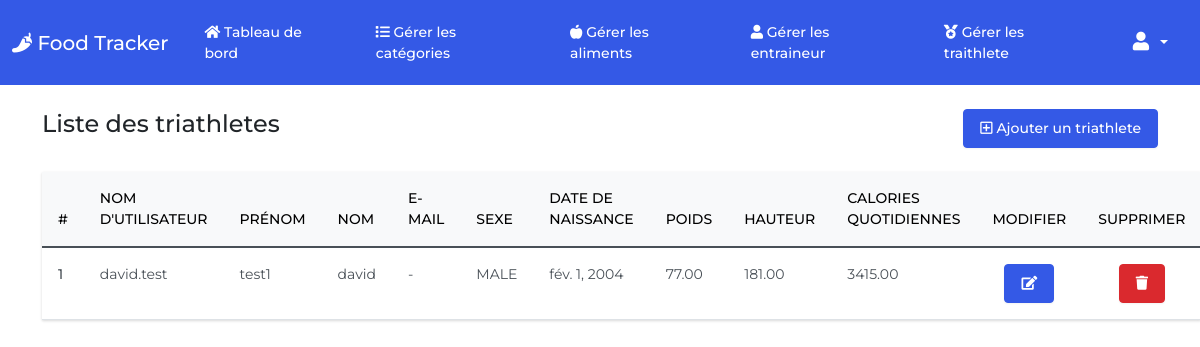
/triathletes (signed in), run on the app's committed database.
### foodtracker/models.py (models this page shows, shortened)
class Triathlete(models.Model):
    class PhysicalActivityLevel(models.TextChoices):
        TWELVE_15H_WEEK = ('TWELVE_15H_WEEK', "12h à 15h d'exercice par semaine")
        MORE_20H_WEEK = ('MORE_20H_WEEK', ">20h d'exercice par semaine")
    user = models.OneToOneField(User, on_delete=models.CASCADE, related_name='profile_triathlete')
    gender = models.CharField(max_length=10, choices=GenderOptions.choices, null=True)
    date_of_birth = models.DateField(null=True)
    age = models.IntegerField(null=True)
    address = models.TextField(null=True)
    phone_number = models.CharField(max_length=20, null=True)
    weight = models.DecimalField(max_digits=8, decimal_places=2, null=True)
    height = models.DecimalField(max_digits=8, decimal_places=2, null=True)
    complete_profile_setup = models.BooleanField(default=False)
    masse_masculaire = models.DecimalField(max_digits=8, decimal_places=2, null=True)
    imc = models.DecimalField(max_digits=8, decimal_places=2, null=True)
    mass_grasse = models.DecimalField(max_digits=8, decimal_places=2, null=True)
    niveau_activite = models.CharField(max_length=15, choices=PhysicalActivityLevel.choices)
    metabolisme_de_base = models.DecimalField(max_digits=8, decimal_places=2, null=True)
    depense_energetique_journaliere = models.DecimalField(max_digits=8, decimal_places=2, null=True)
    daily_water_consumption = models.DecimalField(max_digits=8, decimal_places=2, null=True)
    class Meta:
        db_table = 'triathletes'

class User(AbstractUser):
    class UserRoles(models.TextChoices):
        ADMIN = ('ADMIN', 'Admin')
        ENTRAINEUR = ('ENTRAINEUR', 'Entraineur')
        TRIATHLETE = ('TRIATHLETE', 'Triathlete')
    email = models.EmailField('email address', null=True)
    role = models.CharField(max_length=15, choices=UserRoles.choices)
    REQUIRED_FIELDS = []
    class Meta:
        db_table = 'users'

### foodtracker/views.py (the view)
# urls.py: path('triathletes', views.manage_athletes, name='triathletes'),
@login_required
def manage_athletes(request):
    triathlete = Triathlete.objects.all()
    return render(request, 'manage_athletes.html', {'triathlete': triathlete})

### templates/manage_athletes.html (shortened to what this page needs)
{% extends 'base.html' %}
{% block body %}
<div class="mt-4 mb-4 d-flex align-items-center justify-content-between">
    <h4>Liste des triathletes</h4>
    <a href="{% url 'athlete_add' %}" class="btn btn-primary"><i class='far fa-plus-square'></i> Ajouter un
        triathlete</a>
</div>
<table class="table caption-top">
    <thead class="table-light">
        <tr>
            <th scope="col">#</th>
            <th scope="col">Nom d'utilisateur</th>
            <th scope="col">Prénom</th>
            <th scope="col">Nom</th>
            <th scope="col">E-mail</th>
            <th scope="col">Sexe</th>
            <th scope="col">Date de naissance</th>
            <th scope="col">Poids</th>
            <th scope="col">Hauteur</th>
            <th scope="col">Calories quotidiennes</th>
            <th scope="col" class="text-center">Modifier</th>
            <th scope="col" class="text-center">Supprimer</th>
        </tr>
    </thead>
    <tbody>
        {% for atl in triathlete %}
        <tr>
            <th scope="row">{{ forloop.counter }}</th>
            <td>{{ atl.user.username }}</td>
            <td>{{ atl.user.last_name }}</td>
            <td>{{ atl.user.first_name }}</td>
            <td>{{ atl.user.email|default:'-' }}</td>
            <td>{{ atl.gender|default:'-' }}</td>
            <td>{{ atl.date_of_birth|default:'-' }}</td>
            <td>{{ atl.weight|default:'-' }}</td>
            <td>{{ atl.height|default:'-' }}</td>
            <td>{{ atl.depense_energetique_journaliere|default:'-' }}</td>
            <td class="text-center">
                <a class="btn btn-primary" href="{% url 'athlete_edit' pk=atl.user.id %}">
                    <i class='fas fa-edit'></i>
                </a>
            </td>
            <td class="text-center">
                <a class="btn btn-danger" href="{% url 'athlete_delete' pk=atl.user.id %}">
                    <i class="fas fa-solid fa-trash"></i>
                </a>
            </td>
        </tr>
        {% endfor %}
    </tbody>
</table>
{% endblock body %}

### static/css/styles.css (style rules this page uses)
html { position: relative; min-height: 100%; }
body { margin: 0 0 90px; font-family: 'Montserrat', sans-serif !important; }

### data on the page
Triathlete: user.username "david.test", user.last_name "test1", user.first_name "david", user.email "-", gender "MALE", date_of_birth "fév. 1, 2004", weight "77.00", height "181.00", depense_energetique_journaliere "3415.00"
